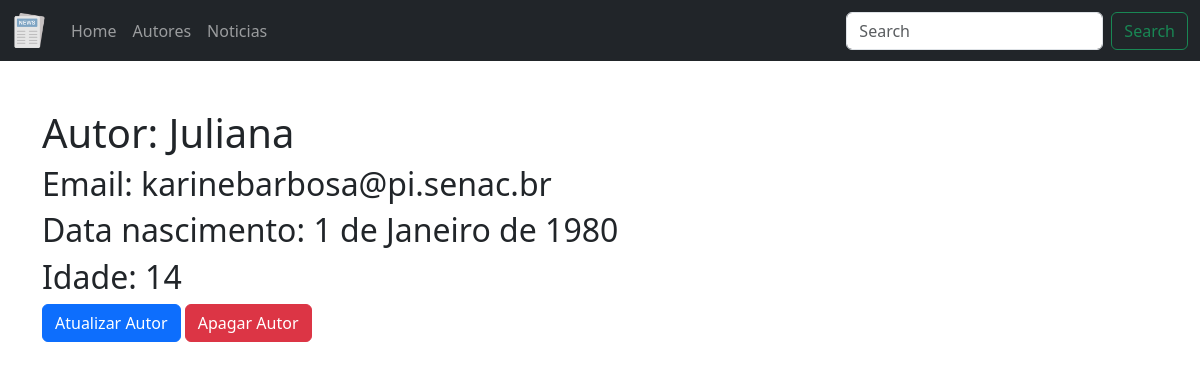
Page /noticias/autor/10 on the earlier database version.
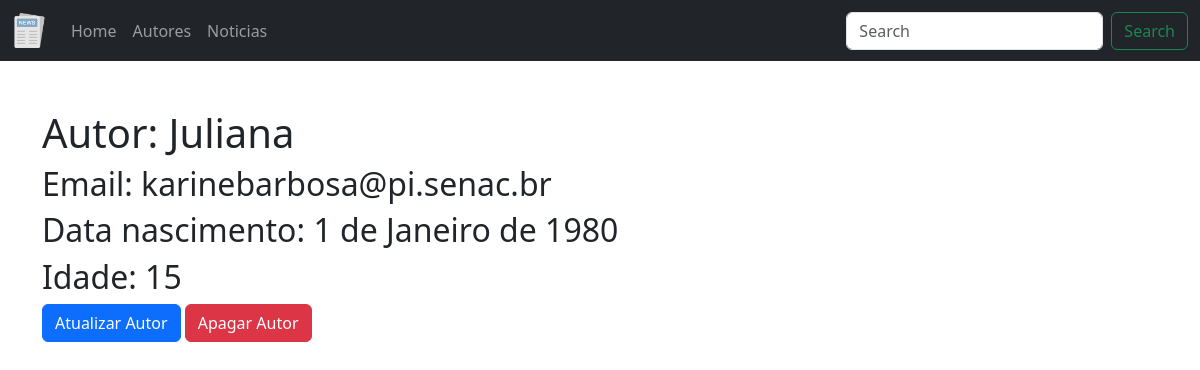
Same page on the later database version.
### noticia/models.py (models this page shows, shortened)
class Autor(models.Model):
    nome = models.CharField("Nome", max_length=200)
    data_nascimento = models.DateField("Data de Nascimento", default="1980-01-01")
    email = models.EmailField("Email")
    idade = models.PositiveSmallIntegerField("Idade")
    avatar = models.ImageField("Foto", upload_to='avatares', blank=True, null=True)
    class Meta:
        verbose_name = "Escritor"
        verbose_name_plural = "Escritores"

### noticia/views.py (the view)
# urls.py: path('autor/<int:id>', AutorDetailView.as_view(), name='detalhar-autor'),
class AutorDetailView(DetailView):
    model=Autor
    template_name='autor/detalhar.html'
    context_object_name='autor'
    pk_url_kwarg='id'

### templates/autor/detalhar.html (shortened to what this page needs)
{% extends 'base.html'%}
{% block content %}
<h1>Autor: {{ autor.nome }}</h1>
<h2>Email: {{autor.email}}</h2>
<h2>Data nascimento: {{autor.data_nascimento}}</h2>
<h2>Idade: {{autor.idade}}</h2>
<a class="btn btn-primary" href="{% url 'atualizar-autor' autor.id %}">Atualizar Autor</a>
<a class="btn btn-danger" href="{% url 'deletar-autor' autor.id %}">Apagar Autor</a>
{% endblock %}

Differences in the rows shown:
changed Autor "Juliana": idade "14" → "15"
